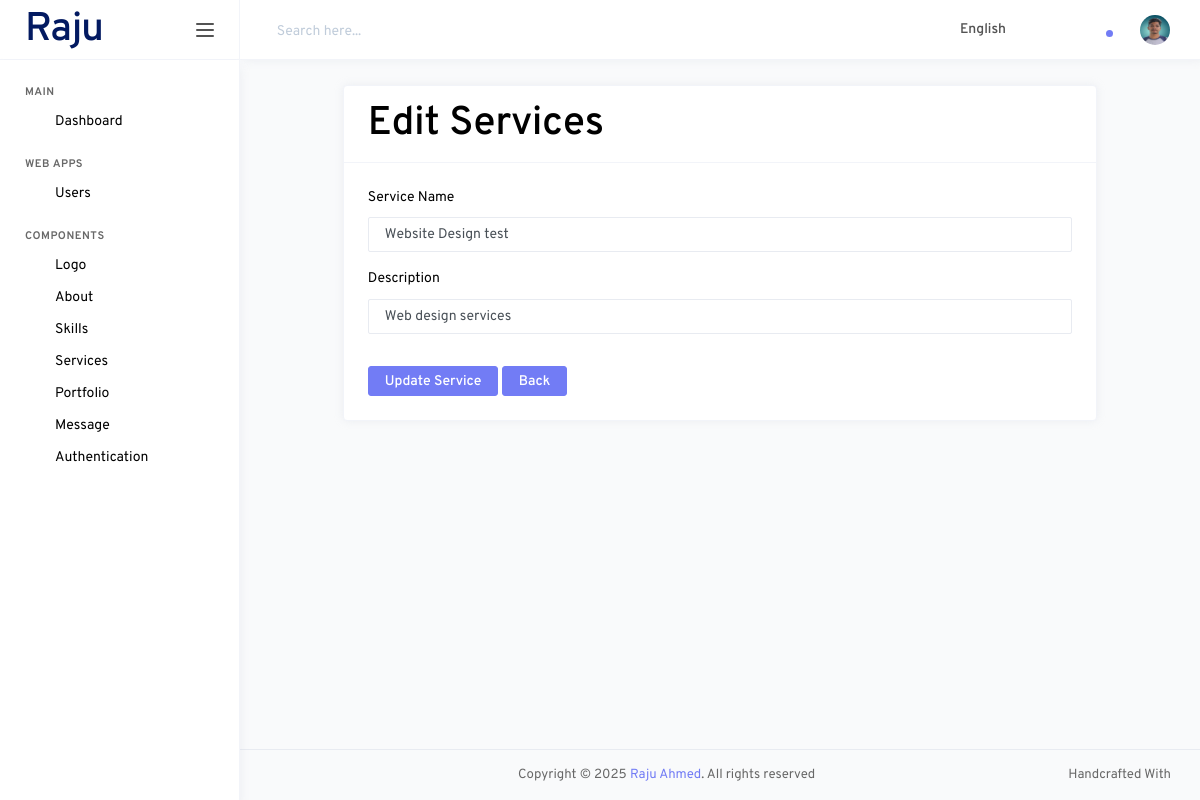
Screenshot of /components/services/edit.php?id=1 (signed in) with the database file from the repository.
### tables this page shows
CREATE TABLE `users` (
  `id` int NOT NULL,
  `name` varchar(255) NOT NULL,
  `email` varchar(255) NOT NULL,
  `password` varchar(255) NOT NULL,
  `photo` varchar(255) DEFAULT NULL
);

CREATE TABLE `services` (
  `id` int NOT NULL,
  `name` varchar(100) NOT NULL,
  `description` varchar(255) NOT NULL,
  `status` int NOT NULL DEFAULT '0'
);

### components/services/edit.php (the view, shortened to what this page needs)
<?php
require '../../db.php';
require '../../includes/header.php';
$id = $_GET['id'];
$sql = "SELECT * FROM services WHERE id='$id'";
$result = mysqli_query($conn, $sql);
$row = mysqli_fetch_assoc($result);
?>
<div class="row">
    <div class="col-lg-10 m-auto">
        <div class="card card-default">
            <div class="card-header card-header-border-bottom d-flex justify-content-between align-items-center">
                <h2>Edit Services</h2>
            </div>
            <div class="card-body">
                <form action="update.php" method="POST" multiple="multiple" enctype="multipart/form-data">
                    <div class="form-group">
                        <label for="name">Service Name</label>
                        <input type="text" name="name" value="<?= $row['name']?>" class="form-control" id="name">
                    </div>
                    <div class="form-group mt-3">
                        <label for="description">Description</label>
                        <input type="text" name="description" value="<?= $row['description']?>" class="form-control" id="description">
                    </div>
                    <button type="submit" class="btn btn-primary mt-3">Update Service</button>
                    <a href="/WDLV2403/components/services/service.php" class="btn btn-primary mt-3">Back<a/>
                </form>
            </div>
        </div>
    </div>
</div>
<?php
require "../../includes/footer.php";
?>

### includes/header.php (shortened to what this page needs)
<?php
$logged_id = $_SESSION['logged_id'];
$sql = "SELECT * FROM users WHERE id = '$logged_id'";
$result = mysqli_query($conn, $sql);
$row = mysqli_fetch_assoc($result);
?>
<!DOCTYPE html>
<html lang="en">
<head>
    <link rel="stylesheet" href="/wdlv2403/dashboard/assets/vendors/core/core.css">
    <link rel="stylesheet" href="/wdlv2403/dashboard/assets/vendors/bootstrap-datepicker/bootstrap-datepicker.min.css">
    <link rel="stylesheet" href="/wdlv2403/dashboard/assets/fonts/feather-font/css/iconfont.css">
    <link rel="stylesheet" href="https://cdn.datatables.net/2.2.2/css/dataTables.dataTables.css" />
    <link rel="stylesheet" href="/wdlv2403/dashboard/assets/vendors/flag-icon-css/css/flag-icon.min.css">
    <link rel="stylesheet" href="/wdlv2403/dashboard/assets/css/demo_1/style.css">
</head>
<body>
<div class="main-wrapper">
    <nav class="sidebar">
        <div class="sidebar-header">
            <a href="" class="sidebar-brand">
                <h2>Raju</h2>
            </a>
            <div class="sidebar-toggler not-active">
                <span></span>
                <span></span>
                <span></span>
            </div>
        </div>
        <div class="sidebar-body">
            <ul class="nav">
                <li class="nav-item nav-category">Main</li>
                <li class="nav-item">
                    <a href="/wdlv2403/dashboard.php" class="nav-link">
                        <i class="link-icon" data-feather="box"></i>
                        <span class="link-title">Dashboard</span>
                    </a>
                </li>
                <li class="nav-item nav-category">web apps</li>
                <li class="nav-item">
                    <a class="nav-link" href="/wdlv2403/users/user.php" >
                        <i class="link-icon" data-feather="users"></i>
                        <span class="link-title">Users</span>
                    </a>
                </li>
                <li class="nav-item nav-category">Components</li>
                <li class="nav-item">
                    <a class="nav-link" href="/WDLV2403/components/logo/logo.php">
                        <i class="link-icon" data-feather="feather"></i>
                        <span class="link-title">Logo</span>
                    </a>
                </li>
                <li class="nav-item">
                    <a class="nav-link" href="/WDLV2403/components/about/about.php">
                        <i class="link-icon" data-feather="user"></i>
                        <span class="link-title">About</span>
                    </a>
                </li>
                <li class="nav-item">
                    <a class="nav-link" href="/WDLV2403/components/skill/skill.php">
                        <i class="link-icon" data-feather="inbox"></i>
                        <span class="link-title">Skills</span>
                    </a>
                </li>
                <li class="nav-item">
                    <a class="nav-link" href="/WDLV2403/components/services/service.php">
                        <i class="link-icon" data-feather="pie-chart"></i>
                        <span class="link-title">Services</span>
                    </a>
                </li>
                <li class="nav-item">
                    <a class="nav-link" href="/WDLV2403/components/portfolio/portfolio.php">
                        <i class="link-icon" data-feather="layout"></i>
                        <span class="link-title">Portfolio</span>
                    </a>
                </li>
                <li class="nav-item">
                    <a class="nav-link" href="/WDLV2403/components/message/message.php">
                        <i class="link-icon" data-feather="inbox"></i>
                        <span class="link-title">Message</span>
                    </a>
                </li>
                <li class="nav-item">
                    <a class="nav-link" data-toggle="collapse" href="#authPages" role="button" aria-expanded="false" aria-controls="authPages">
                        <i class="link-icon" data-feather="unlock"></i>
                        <span class="link-title">Authentication</span>
                        <i class="link-arrow" data-feather="chevron-down"></i>
                    </a>
                </li>
            </ul>
        </div>
    </nav>
    <div class="page-wrapper">
        <nav class="navbar">
            <div class="navbar-content">
                <form class="search-form">
                    <div class="input-group">
                        <input type="text" class="form-control" id="navbarForm" placeholder="Search here...">
                    </div>
                </form>
                <ul class="navbar-nav">
                    <li class="nav-item dropdown">
                        <a class="nav-link dropdown-toggle" href="#" id="languageDropdown" role="button" data-toggle="dropdown" aria-haspopup="true" aria-expanded="false">
                            <i class="flag-icon flag-icon-us mt-1" title="us"></i> <span class="font-weight-medium ml-1 mr-1 d-none d-md-inline-block">English</span>
                        </a>
                    </li>
                    <li class="nav-item dropdown nav-apps">
                    </li>
                    <li class="nav-item dropdown nav-messages">
                    </li>
                    <li class="nav-item dropdown nav-notifications">
                        <a class="nav-link dropdown-toggle" href="#" id="notificationDropdown" role="button" data-toggle="dropdown" aria-haspopup="true" aria-expanded="false">
                            <div class="indicator">
                                <div class="circle"></div>
                            </div>
                        </a>
                    </li>
                    <li class="nav-item dropdown nav-profile">
                        <a class="nav-link dropdown-toggle" href="#" id="profileDropdown" role="button" data-toggle="dropdown" aria-haspopup="true" aria-expanded="false">
                            <?php
                            if ($row['photo'] == '') {
                                echo '<img src="/wdlv2403/uploads/user/default_user.png" width="200" />';
                            } else {
                                echo '<img src="/wdlv2403/uploads/user/'.$row['photo'].'" width="250" />';
                            }
                            ?>
                        </a>
                    </li>
                </ul>
            </div>
        </nav>
        <div class="page-content">

### rows the page displays
users: photo (picture)
services: name "Website Design test", description "Web design services"
